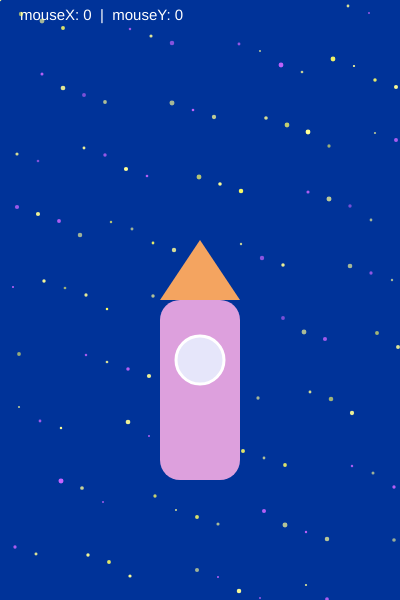
Frame 1 (no input)
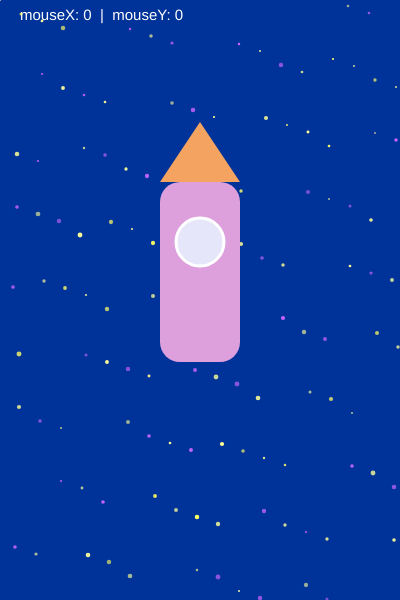
Frame 60 (no input)
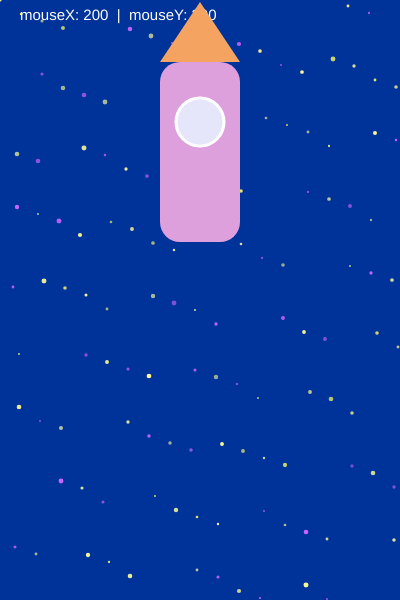
Frame 120 (the mouse pressed at the canvas centre since frame 60)

The p5.js sketch that drew these frames (run headless with seeded random() and noise() and a simulated clock; from frame 60 on, the mouse is pressed at the canvas centre):

// p5.js sketch
// ── sketch.js
let xMax = 400; // variabili globali
let yMax = 600;

let xrocket = xMax/2; // il razzone parte a metà foglio
let yrocket = yMax*0.6;



function setup() {
  createCanvas(xMax, yMax); // dimensioni canva
}


function draw() {
  background("#003399"); // colore background
  fill(255); // bianco
  textSize(15); // per ingradire testo
  // stringa, x, y
  text("mouseX: " + mouseX + 
    "  |  mouseY: " + mouseY,20,20)

// stelle -> 120 di tre tipi (a, b, c)
    
push();
    // ciclo 1 specifica stella a, 40
    // i=0 il -> ciclo inizia da 0
    // i < 40 -> il ciclo arrivo fino a 40 senza superare il  numero (compreso 40)
    // i++ -> ad ogni giro ilnum nuemro aumenta uno
    for(let i=0; i < 120; i++){ 
      let starx = (i*37) % width + (i%3) * 5;
      let stary = ((i*73) % height) + (i%7);
      // operatore modulo %
      // stella a quando i è pari

    random_transparency = random(150, 255);
    random_size = random(2.0, 5.0);
  

      if ( i % 2 == 0 ){
        // stella a
        fill(255,255,150, random_transparency);
        strokeWeight(0);
        ellipse (starx, stary, random_size);
      } else if( i % 3){
        // stella b c'è per ogni i divisibile per 3
        fill (200, 100, 255, random_transparency);
        strokeWeight(0);
        ellipse(starx,stary, random_size)
      } else {
        // stella c
        fill(255, 255, 100, random_transparency);
        strokeWeight(0);
        ellipse(starx,stary, random_size)
      }
    }
    pop();
  //aprire contesto di disegno --> ogni cosa che faccio tra push e pop 
  // non andrà ad influire sul resto dello skecth
  push();
  fill("#DDA0DD");
  stroke(40);

  // alternativa
  rectMode(CENTER);
  strokeWeight(0);
  rect(xrocket, yrocket+30, 80, 180, 20); // ultimo valore è per gli angoli arrotondati

  // triangolo top
  fill("#F4A460");
  strokeWeight(0);
  triangle(xrocket-40, yrocket-60, xrocket+40, 
          yrocket-60, xrocket, yrocket-120);
  // triangolo dx

  // cerchio
  fill("#E6E6FA");
  stroke(255);
  strokeWeight(3);
  ellipse(xrocket, yrocket, 48, 48);

  // chiudere contesto
  pop();

  // il razzo si mouove veros dx
  //xrocket = (xrocket + 1) % xMax;

  // razzo che si muove verso l'alto
  yrocket = (yrocket - 2);
  // quando il razzo sarà oltre una certa soglia 
  // allora dobbiamoresettare la yrocket
  let soglia = - (yMax * 0.6);
  if(yrocket < soglia){
    yrocket = yMax;
  }

}
